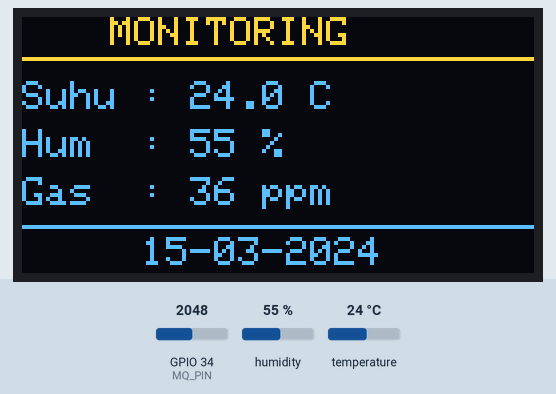
Simulated run of this sketch. Board: ESP32. Parts: 128×64 one-colour display. The inputs (shaded band) are chosen by the test bench; at power-on: humidity 55 %, GPIO 34 (MQ_PIN) = 2048, temperature 24 °C. The OLED is the two-colour kind (top 16 rows yellow); WiFi joins after 1.5 s; servers stay silent unless stated; the local clock reads 2024-03-15 10:24:30 at power-on unless the sketch sets it; what the sketch prints to the serial monitor is not drawn.

Above: at 4.1 s.
4.2 s: humidity set to 22 %
At 8.0 s:
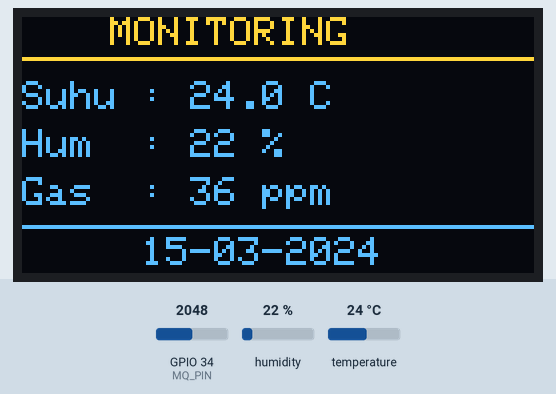
8.4 s: GPIO 34 (MQ_PIN) set to 2866
At 9.8 s:
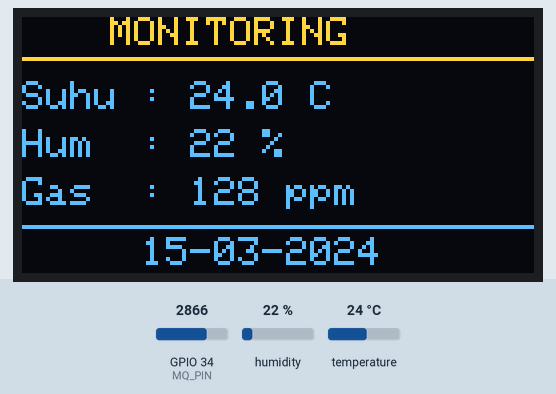
10.3 s: temperature set to 12 °C
At 12.1 s:
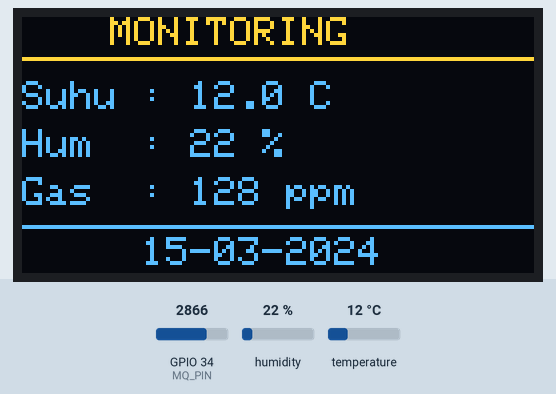
12.4 s: GPIO 34 (MQ_PIN) set to 3040
At 14.0 s:
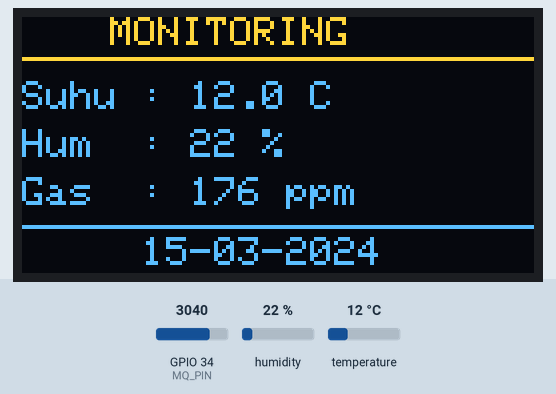
14.3 s: humidity set to 40 %
At 15.3 s:
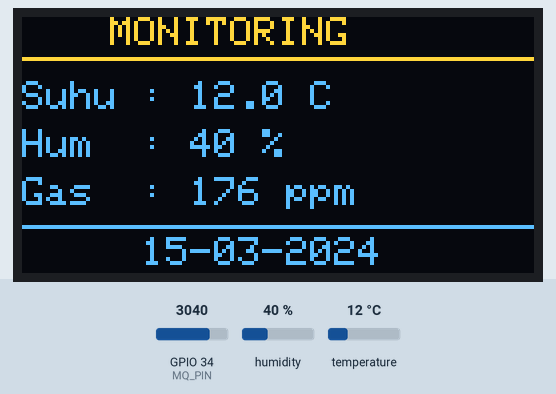
16.4 s: GPIO 34 (MQ_PIN) set to 2960
At 18.3 s:
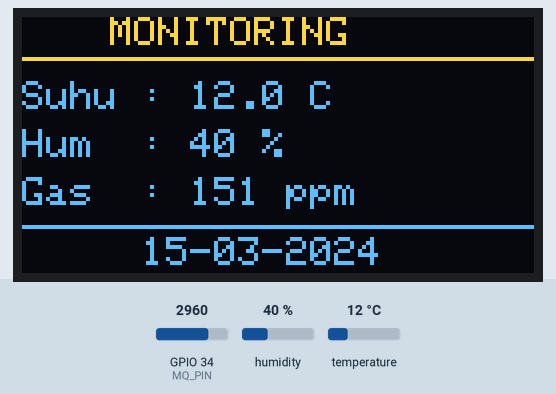
Timing chart, 0 to 19.3 s (numbered marks = the images above; inputs shaded):
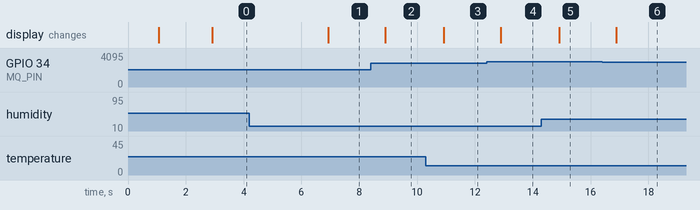

Measured:
- after the input at 4.2 s, the display: changes after 2.7 s (image 1)
- after the input at 8.4 s, the display: changes after 0.50 s (image 2)
- after the input at 10.3 s, the display: changes after 0.62 s (image 3)
- after the input at 12.4 s, the display: changes after 0.50 s (image 4)
- after the input at 14.3 s, the display: changes after 0.62 s (image 5)
- after the input at 16.4 s, the display: changes after 0.50 s (image 6)

The sketch:

Monitoring_PKL.ino
```cpp
#define BLYNK_PRINT Serial
#define BLYNK_TEMPLATE_ID "TMPL6yF9AI0hY"
#define BLYNK_TEMPLATE_NAME "Monitoring Ruang Server"
#define BLYNK_AUTH_TOKEN "ubdHjeJHGm6fKZ3OQy4L16s44u1b_Fvl"

/* ========== LIBRARY ========== */
#include <WiFi.h>
#include <BlynkSimpleEsp32.h>
#include <Wire.h>
#include <Adafruit_GFX.h>
#include <Adafruit_SSD1306.h>
#include <DHT.h>
#include <time.h>

/* ========== WIFI ========== */
char ssid[] = "ur moo";
char pass[] = "mimomimo";

/* ========== PIN ========== */
#define DHTPIN 16
#define DHTTYPE DHT11
#define MQ_PIN 34

/* ========== MQ CONFIG ========== */
#define RL_VALUE 10.0
#define RO_VALUE 10.0
#define ADC_MAX 4095.0
#define VCC 3.3

/* ========== OLED ========== */
#define SCREEN_WIDTH 128
#define SCREEN_HEIGHT 64
#define OLED_RESET -1
Adafruit_SSD1306 display(SCREEN_WIDTH, SCREEN_HEIGHT, &Wire, OLED_RESET);

/* ========== OBJECT ========== */
DHT dht(DHTPIN, DHTTYPE);
BlynkTimer timer;

/* ========== TIME (WIB) ========== */
const char* ntpServer = "pool.ntp.org";
const long gmtOffset_sec = 7 * 3600;
const int daylightOffset_sec = 0;

/* ========== MQ → PPM ========== */
float calculatePPM(int adcValue) {
  if (adcValue < 1) adcValue = 1;

  float voltage = adcValue * (VCC / ADC_MAX);
  float rs = ((VCC - voltage) / voltage) * RL_VALUE;
  float ratio = rs / RO_VALUE;

  float ppm = pow(10, ((log10(ratio) - 1.027) / -0.662));

  if (ppm < 0) ppm = 0;
  if (ppm > 100000) ppm = 100000;

  return ppm;
}

/* ========== DATE ========== */
String getDate() {
  struct tm timeinfo;
  if (!getLocalTime(&timeinfo)) return "--/--/----";

  char buffer[20];
  strftime(buffer, sizeof(buffer), "%d-%m-%Y", &timeinfo);
  return String(buffer);
}

/* ========== SENSOR & DISPLAY ========== */
void sendSensor() {
  float suhu = dht.readTemperature();
  float hum  = dht.readHumidity();
  float ppm  = calculatePPM(analogRead(MQ_PIN));

  if (isnan(suhu) || isnan(hum)) {
    Serial.println("❌ DHT gagal dibaca");
    return;
  }

  /* ===== SERIAL MONITOR ===== */
  Serial.println("\n===== DATA SENSOR RUANG SERVER =====");
  Serial.print("Suhu       : "); Serial.print(suhu); Serial.println(" °C");
  Serial.print("Kelembaban : "); Serial.print(hum);  Serial.println(" %");
  Serial.print("Gas        : "); Serial.print(ppm);  Serial.println(" ppm");
  Serial.print("Tanggal    : "); Serial.println(getDate());
  Serial.println("===================================");

  /* ===== BLYNK ===== */
  Blynk.virtualWrite(V0, suhu);
  Blynk.virtualWrite(V1, hum);
  Blynk.virtualWrite(V2, ppm);

  /* ===== NOTIFIKASI SUHU ===== */
  if (suhu > 27) {
    Blynk.logEvent("notifikasi_suhu",
      String("⚠️ Suhu Ruang Server Tinggi: ") + suhu + " °C");
  }

  /* ===== NOTIFIKASI GAS ===== */
  if (ppm >= 300 && ppm <= 700) {
    Blynk.logEvent("notifikasi_gas",
      String("⚠️ Terdeteksi ASAP: ") + ppm + " ppm");
  } else if (ppm > 700) {
    Blynk.logEvent("notifikasi_gas",
      String("🚨 ASAP/GAS TERDETEKSI: ") + ppm + " ppm");
  }

  /* ===== OLED ===== */
  display.clearDisplay();
  display.setTextColor(SSD1306_WHITE);
  display.setTextSize(1);

  display.setCursor(22, 0);
  display.println("MONITORING");
  display.drawLine(0, 10, 127, 10, SSD1306_WHITE);

  display.setCursor(0, 16);
  display.print("Suhu : ");
  display.print(suhu, 1);
  display.println(" C");

  display.setCursor(0, 28);
  display.print("Hum  : ");
  display.print(hum, 0);
  display.println(" %");

  display.setCursor(0, 40);
  display.print("Gas  : ");
  display.print(ppm, 0);
  display.println(" ppm");

  display.drawLine(0, 52, 127, 52, SSD1306_WHITE);
  display.setCursor(30, 55);
  display.println(getDate());

  display.display();
}

/* ========== SETUP ========== */
void setup() {
  delay(1000);
  Serial.begin(115200);

  /* I2C */
  Wire.begin(21, 22);

  /* OLED INIT */
  if (!display.begin(SSD1306_SWITCHCAPVCC, 0x3C)) {
    Serial.println("❌ OLED gagal");
    while (1);
  }

  display.clearDisplay();
  display.setTextSize(1);
  display.setTextColor(SSD1306_WHITE);
  display.setCursor(30, 25);
  display.println("Monitoring");
  display.display();

  dht.begin();

  /* BLYNK */
  Blynk.begin(BLYNK_AUTH_TOKEN, ssid, pass);

  /* TIME */
  configTime(gmtOffset_sec, daylightOffset_sec, ntpServer);

  timer.setInterval(2000L, sendSensor);

  sendSensor();   // 🔥 TAMBAHAN PENTING (OLED LANGSUNG UPDATE)

  Serial.println("✅ SISTEM SIAP");
}

/* ========== LOOP ========== */
void loop() {
  Blynk.run();
  timer.run();

  /* OLED KEEP ALIVE */
  static unsigned long oledRefresh = 0;
  if (millis() - oledRefresh > 3000) {
    oledRefresh = millis();
    display.display();
  }
}
```
